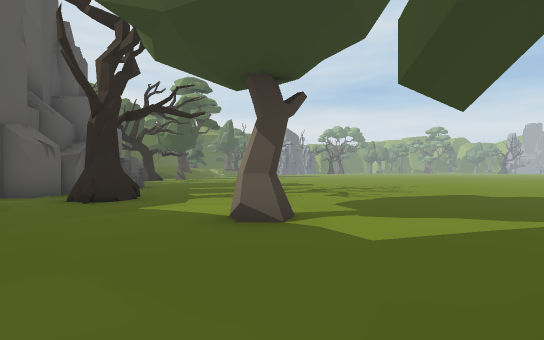
View 1 (above)

24 first-person views from a walk through a 3-D level made in the Unity game engine. The camera is 1.2 m above the floor, looks level and sees 80° across. The floor is counted in squares, 2 m on a side. Each view is taken from the middle of a square. On the plan, view 1 faces up. The plan holds only what a view shows up to about 10 squares ahead; the rest is blank. The place goes on beyond the plan. The player character is not drawn.

View 2
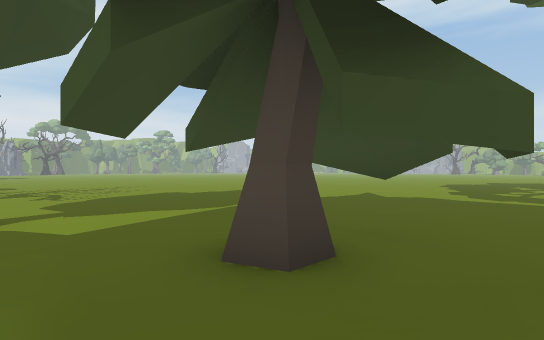

View 3
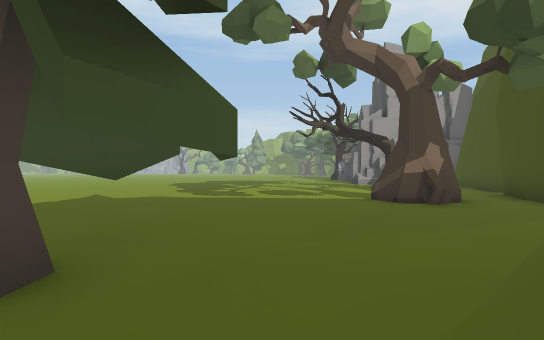

View 4
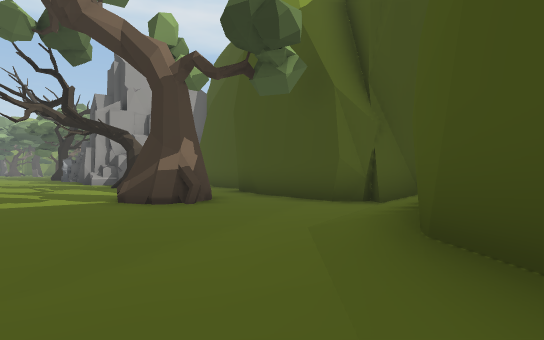

View 5
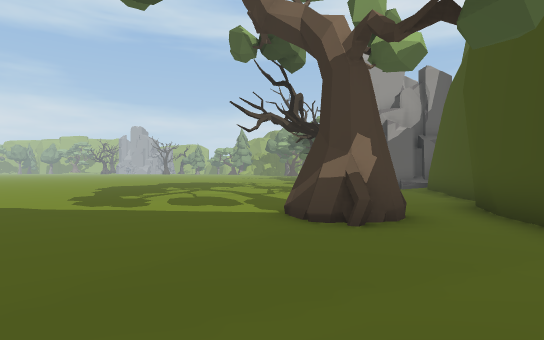

View 6
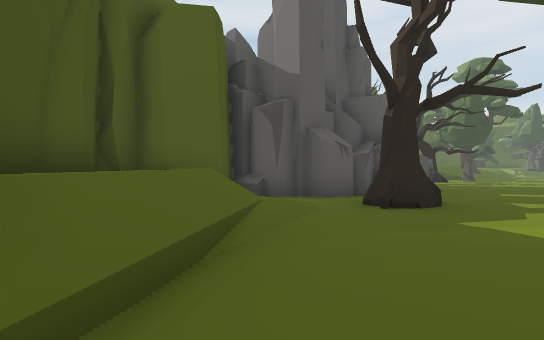

View 7
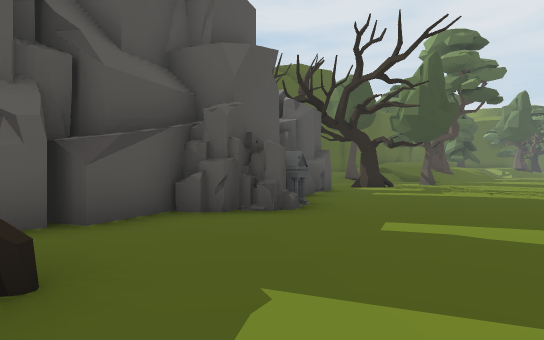

View 8
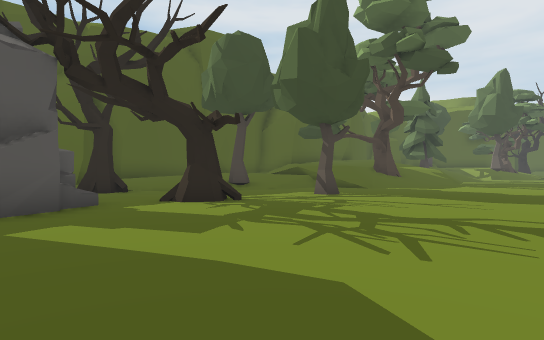

View 9
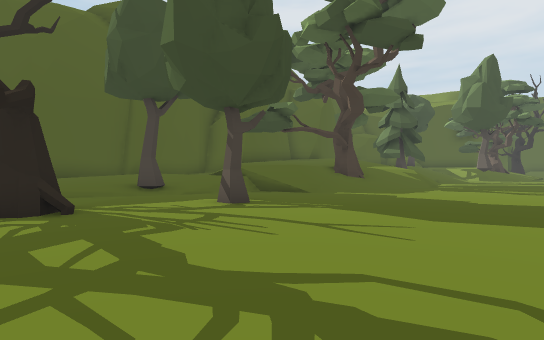

View 10
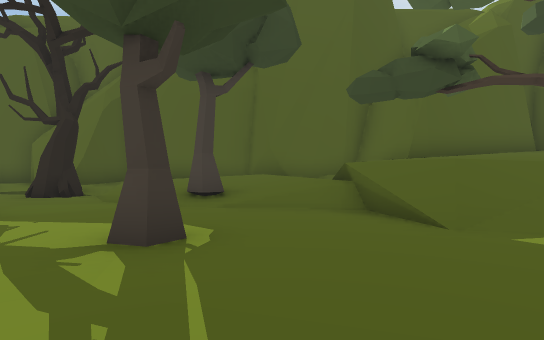

View 11
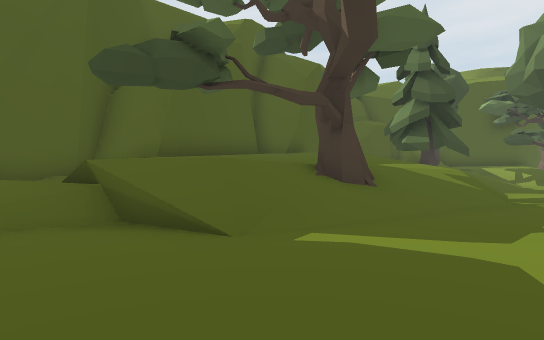

View 12
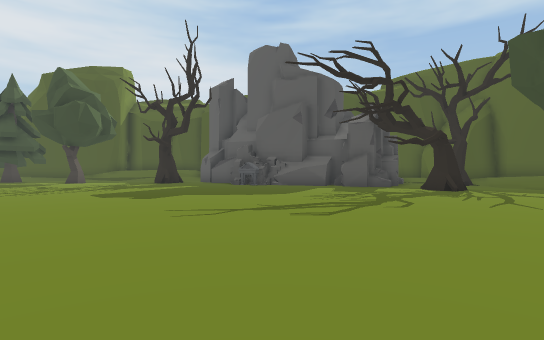

View 13
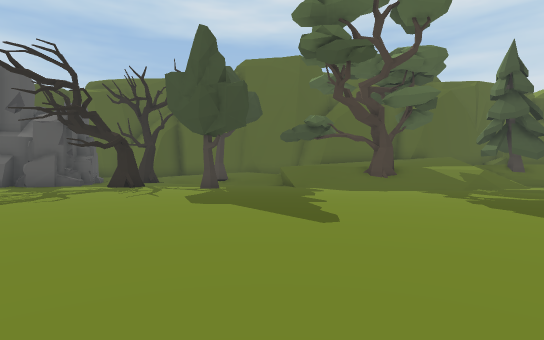

View 14
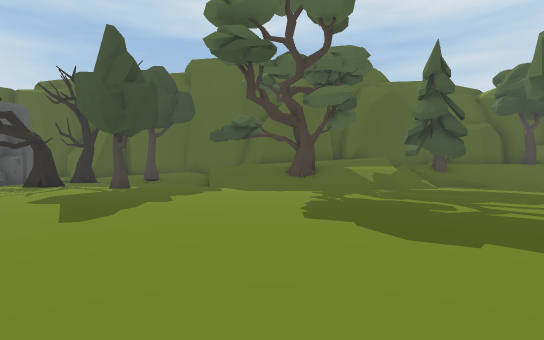

View 15
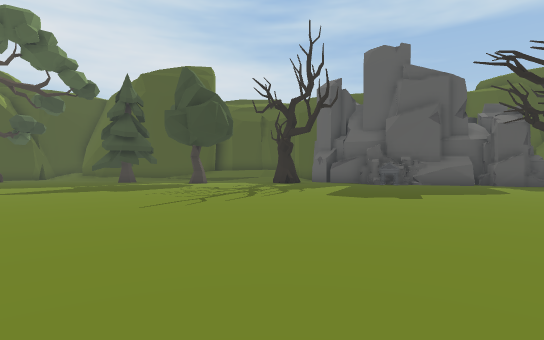

View 16
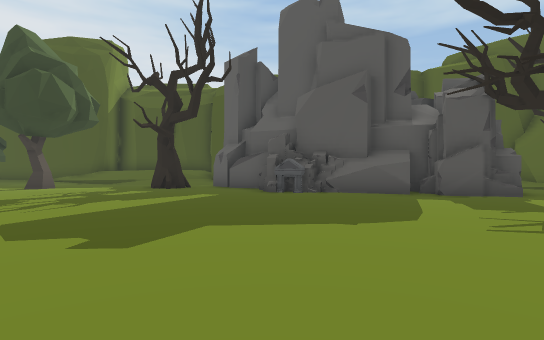

View 17
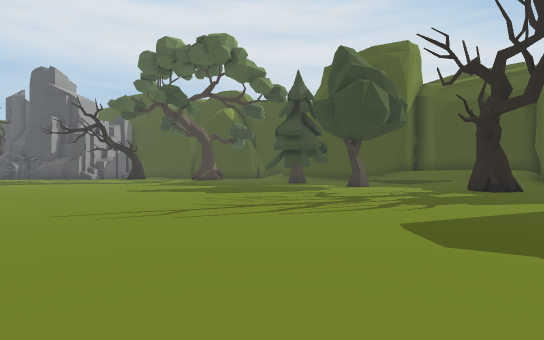

View 18
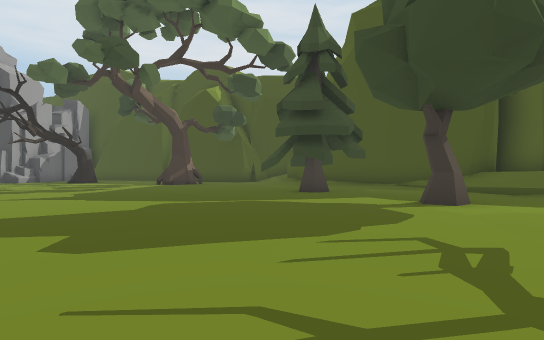

View 19
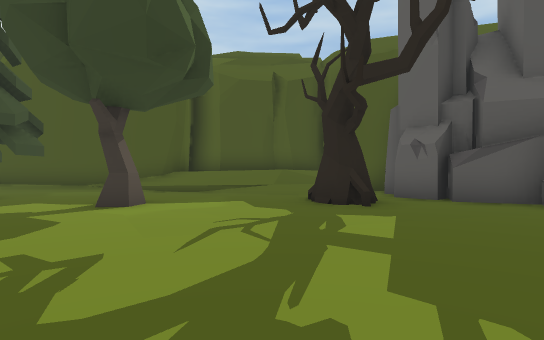

View 20
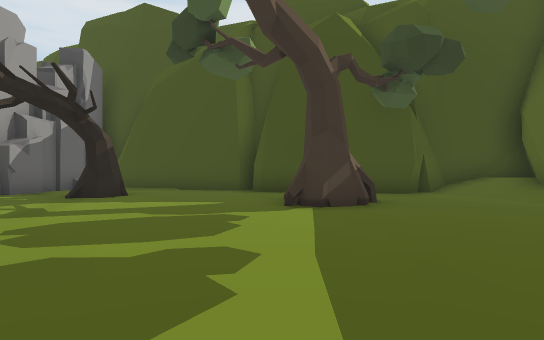

View 21
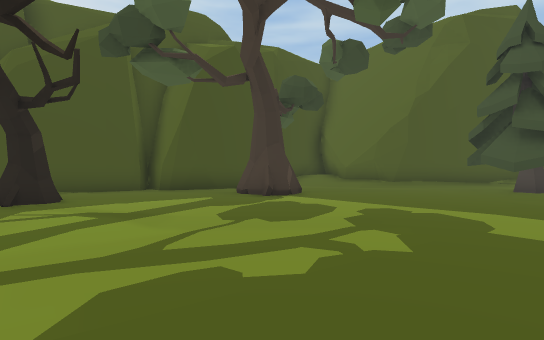

View 22
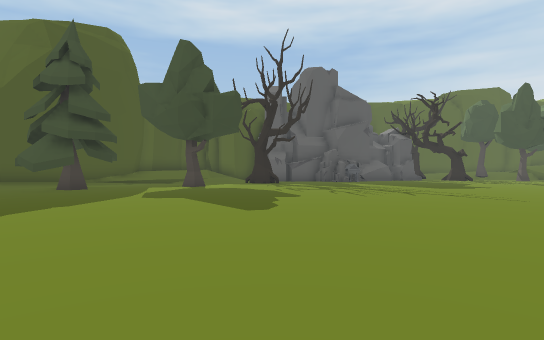

View 23
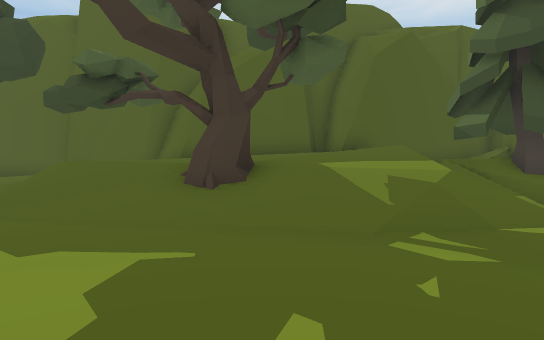

View 24
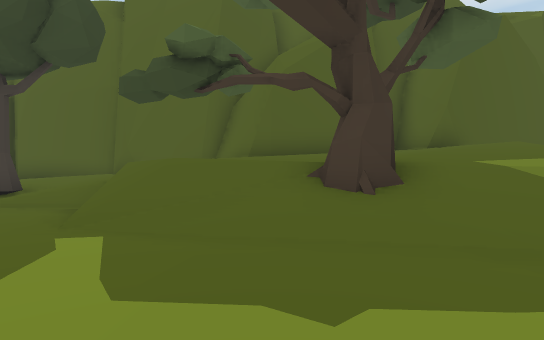

### Floor plan
Key: @ floor where view 1 was taken; # wall or solid block; x gap in a wall; . main floor; : floor 0.5 m higher than the main floor; + floor 1 m higher than the main floor; * floor 1.25 m higher than the main floor; % floor 1.5 m higher than the main floor; & floor 1.75 m higher than the main floor; $ floor 2 m higher than the main floor; / step, stairs or slope; = window, fence, low wall or low ledge; T tree.
Columns run from 13 left of view 1 to 13 right of it. Each row starts with its distance up from view 1.
 31  #/==T//.....
 30 ##//////.......
 29  #$//////.......
 28  #$/////.........
 27  #$//TT/..........
 26  #//////...........
 25  #/&%%//..........
 24  #  ///...........
 23  # ///.............
 22 ##////............
 21 #///T..T..........
 20 #////.............
 19 #////.............
 18 #///..TT..........
 17 ###T..T...............
 16 ##/...x...............
 15 #:/  ##...............
 14 #    ##...............
 13       ##..............
 12        #..............
 11        ##.............
 10        ##..............
  9        #................
  8        ##................
  7       ###TT...............
  6      ###./T..............
  5      ##///................
  4      ##///...T............
  3      #/**/................
  2      ###**/................
  1        ##+##...TT..........
  0         ####/@TTT..........
 -1            ##/.T...........
 -2             ##/............
 -3              ##/...........
 -4               ##/...#......
 -5               ##/...#....T.
 -6               #//........T.
 -7               ########....
 -8                      #####

Positions as (right, up) in squares from view 1, and headings:
1: (0, 0), facing up
2: (0, -1), facing up-right
3: (0, -1), facing right
4: (1, -1), facing down-right
5: (2, -3), facing right
6: (-1, 1), facing up-left
7: (-1, 7), facing up-left
8: (-1, 14), facing up-left
9: (-1, 17), facing up-left
10: (-3, 22), facing left
11: (-4, 22), facing up-left
12: (4, 21), facing down-left
13: (5, 23), facing left
14: (5, 26), facing left
15: (8, 17), facing down-left
16: (2, 17), facing down-left
17: (3, 16), facing down
18: (3, 10), facing down
19: (2, 10), facing down-left
20: (8, 2), facing down
21: (13, 2), facing down-left
22: (12, 7), facing left
23: (-2, 28), facing left
24: (-3, 26), facing left
